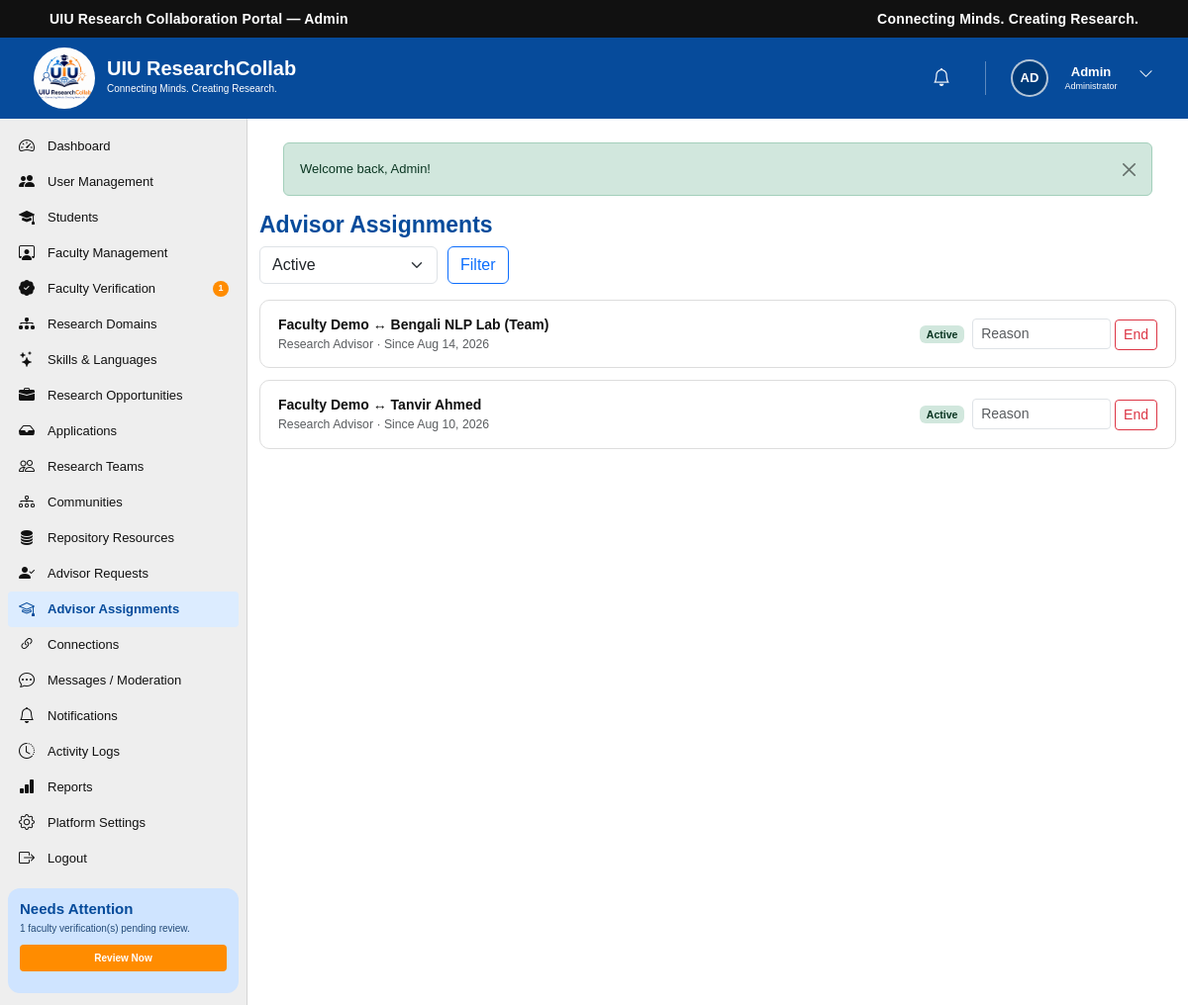
The page /admin/advisor-assignments.php (signed in) on the database its author committed.
### tables this page shows
CREATE TABLE `users` (
  `id` int(10) UNSIGNED NOT NULL,
  `name` varchar(100) NOT NULL,
  `email` varchar(150) NOT NULL,
  `password` varchar(255) NOT NULL,
  `role` enum('student','faculty','admin') NOT NULL DEFAULT 'student',
  `status` enum('active','inactive','suspended') NOT NULL DEFAULT 'active',
  `email_verified_at` datetime DEFAULT NULL,
  `last_login_at` datetime DEFAULT NULL,
  `created_at` timestamp NOT NULL DEFAULT current_timestamp(),
  `updated_at` timestamp NOT NULL DEFAULT current_timestamp() ON UPDATE current_timestamp()
);

CREATE TABLE IF NOT EXISTS `advisor_assignments` (
  `id` int(10) UNSIGNED NOT NULL AUTO_INCREMENT,
  `advisor_request_id` int(10) UNSIGNED DEFAULT NULL,
  `faculty_user_id` int(10) UNSIGNED NOT NULL,
  `student_user_id` int(10) UNSIGNED DEFAULT NULL,
  `team_id` int(10) UNSIGNED DEFAULT NULL,
  `project_id` int(10) UNSIGNED DEFAULT NULL,
  `opportunity_id` int(10) UNSIGNED DEFAULT NULL,
  `assignment_type` enum('research_advisor','paper_advisor','project_mentor','fydp_supervisor','research_mentor','technical_mentor') NOT NULL,
  `status` enum('active','completed','cancelled') NOT NULL DEFAULT 'active',
  `assigned_at` timestamp NOT NULL DEFAULT current_timestamp(),
  `ended_at` datetime DEFAULT NULL,
  `notes` text DEFAULT NULL,
  `created_at` timestamp NOT NULL DEFAULT current_timestamp(),
  `updated_at` timestamp NOT NULL DEFAULT current_timestamp() ON UPDATE current_timestamp(),
  PRIMARY KEY (`id`),
  KEY `idx_advisor_assignment_faculty_status` (`faculty_user_id`,`status`),
  KEY `idx_advisor_assignment_student` (`student_user_id`),
  KEY `idx_advisor_assignment_team` (`team_id`),
  KEY `idx_advisor_assignment_request` (`advisor_request_id`)
);

CREATE TABLE `research_teams` (
  `id` int(10) UNSIGNED NOT NULL,
  `name` varchar(200) NOT NULL,
  `description` text DEFAULT NULL,
  `created_by` int(10) UNSIGNED NOT NULL,
  `opportunity_id` int(10) UNSIGNED DEFAULT NULL,
  `research_domain_id` int(10) UNSIGNED DEFAULT NULL,
  `team_size_limit` int(10) UNSIGNED DEFAULT 6,
  `status` enum('Forming','Active','Completed','Archived') DEFAULT 'Forming',
  `created_at` timestamp NOT NULL DEFAULT current_timestamp(),
  `updated_at` timestamp NOT NULL DEFAULT current_timestamp() ON UPDATE current_timestamp()
);

### includes/functions.php (called while the page is built, shortened)
<?php
function e(?string $value): string
{
    return htmlspecialchars((string)$value, ENT_QUOTES, 'UTF-8');
}
function base_url(): string
{
    static $base = null;
    if ($base === null) {
        $root    = str_replace('\\', '/', rtrim(dirname(__DIR__), '/\\'));
        $docRoot = str_replace('\\', '/', rtrim($_SERVER['DOCUMENT_ROOT'] ?? '', '/\\'));
        $base    = ($docRoot !== '' && strpos($root, $docRoot) === 0) ? substr($root, strlen($docRoot)) : '';
    }
    return $base;
}
function url(string $path): string
{
    return base_url() . $path;
}
function format_date(?string $date, string $fmt = 'M j, Y'): string
{
    $ts = strtotime($date);
    return $ts ? date($fmt, $ts) : '—';
}
function initials(string $name): string
{
    $parts = array_filter(preg_split('/\s+/', trim($name)));
    $parts = array_values($parts);
    $first = mb_substr($parts[0], 0, 1);
    $last  = count($parts) > 1 ? mb_substr(end($parts), 0, 1) : '';
    return mb_strtoupper($first . $last);
}

### includes/auth.php (called while the page is built, shortened)
<?php
function current_user_id(): ?int
{
    return isset($_SESSION['user_id']) ? (int)$_SESSION['user_id'] : null;
}
function is_logged_in(): bool
{
    return isset($_SESSION['user_id']);
}
function current_user(): ?array
{
    static $cache = null;
    if ($cache === null) {
        $stmt = db()->prepare('SELECT * FROM users WHERE id = ? LIMIT 1');
        $stmt->execute([current_user_id()]);
        $cache = $stmt->fetch() ?: null;
    }
    return $cache;
}

### config/database.php (called while the page is built, shortened)
<?php
function db(): PDO
{
    static $pdo = null;
    if ($pdo === null) {
        $dsn = 'mysql:host=' . DB_HOST . ';dbname=' . DB_NAME . ';charset=' . DB_CHARSET;
        try {
            $pdo = new PDO($dsn, DB_USER, DB_PASS, [
                PDO::ATTR_ERRMODE            => PDO::ERRMODE_EXCEPTION,
                PDO::ATTR_DEFAULT_FETCH_MODE => PDO::FETCH_ASSOC,
                PDO::ATTR_EMULATE_PREPARES   => false,
            ]);
        } catch (PDOException $e) {
            error_log('Database connection failed: ' . $e->getMessage());
            http_response_code(500);
            die('Service temporarily unavailable. Please try again later.');
        }
    }
    return $pdo;
}

### includes/admin_guard.php (called while the page is built, shortened)
<?php
$currentUser = current_user();

### admin/advisor-assignments.php (the view, shortened to what this page needs)
<?php
require_once __DIR__ . '/../includes/admin_guard.php';
$pdo     = db();
$statusFilter = (string)($_GET['status'] ?? 'active');
$where = ['1=1']; $params = [];
if (in_array($statusFilter, ['active', 'completed', 'cancelled'], true)) { $where[] = 'aa.status = ?'; $params[] = $statusFilter; }
$stmt = $pdo->prepare(
    "SELECT aa.*, f.name AS faculty_name, s.name AS student_name, rt.name AS team_name
     FROM advisor_assignments aa
     JOIN users f ON f.id = aa.faculty_user_id
     LEFT JOIN users s ON s.id = aa.student_user_id
     LEFT JOIN research_teams rt ON rt.id = aa.team_id
     WHERE " . implode(' AND ', $where) . " ORDER BY aa.assigned_at DESC LIMIT 60"
);
$stmt->execute($params);
$assignments = $stmt->fetchAll();
?>
<!DOCTYPE html>
<html lang="en">
<head>
    <link href="https://cdn.jsdelivr.net/npm/bootstrap@5.3.3/dist/css/bootstrap.min.css" rel="stylesheet">
    <link rel="stylesheet" href="https://cdn.jsdelivr.net/npm/bootstrap-icons@1.11.3/font/bootstrap-icons.min.css">
    <link rel="stylesheet" href="../CSS/dashboard.css">
</head>
<body>
<?php require __DIR__ . '/../includes/admin_header.php'; ?>
<?php require __DIR__ . '/../includes/admin_sidebar.php'; ?>
    <main class="dashboard-main">
        <h2 style="color:var(--uiu-blue);font-size:23px;font-weight:700;">Advisor Assignments</h2>
        <form method="get" class="filter-bar">
            <select name="status" class="form-select" style="max-width:180px;"><option value="active" <?= $statusFilter==='active'?'selected':'' ?>>Active</option></select>
            <button type="submit" class="btn btn-outline-primary">Filter</button>
        </form>
        <?php foreach ($assignments as $a): ?>
            <div class="app-panel d-flex justify-content-between align-items-center flex-wrap gap-2">
                <div>
                    <div class="fw-semibold"><?= e($a['faculty_name']) ?> ↔ <?= $a['team_name'] ? e($a['team_name']) . ' (Team)' : e($a['student_name']) ?></div>
                    <div class="text-muted small"><?= e(ucwords(str_replace('_', ' ', $a['assignment_type']))) ?> &middot; Since <?= format_date($a['assigned_at']) ?></div>
                </div>
                <div class="d-flex align-items-center gap-2">
                    <span class="badge bg-<?= $a['status']==='active'?'success':'secondary' ?>-subtle text-<?= $a['status']==='active'?'success':'secondary' ?>-emphasis"><?= e(ucfirst($a['status'])) ?></span>
                    <?php if ($a['status'] === 'active'): ?>
                    <form method="post" onsubmit="return confirm('End this advisor assignment?');">
                        <input type="text" name="reason" class="form-control form-control-sm d-inline-block" style="width:140px;" placeholder="Reason">
                        <button class="btn btn-sm btn-outline-danger">End</button>
                    </form>
                    <?php endif; ?>
                </div>
            </div>
        <?php endforeach; ?>
    </main>
<?php require __DIR__ . '/../includes/footer.php'; ?>
</body>
</html>

### includes/admin_header.php (shortened to what this page needs)
<div class="top-bar">
    <div class="container-fluid">
        <div class="row align-items-center">
            <div class="col-6">
                <div class="portal-title">UIU Research Collaboration Portal — Admin</div>
            </div>
            <div class="col-6 text-end">
                <div class="portal-tagline">Connecting Minds. Creating Research.</div>
            </div>
        </div>
    </div>
</div>
<header class="dashboard-header">
    <div class="dashboard-header-left">
        <a href="<?= e(url('/admin/dashboard.php')) ?>" class="dashboard-logo-link">
            <img src="<?= e(url('/IMAGES/logo.jpg')) ?>" alt="UIU ResearchCollab Logo" class="dashboard-logo">
        </a>
        <div class="dashboard-brand">
            <h1>UIU ResearchCollab</h1>
            <p>Connecting Minds. Creating Research.</p>
        </div>
    </div>
    <div class="dashboard-header-right">
        <div class="header-icon notification-icon">
            <a href="<?= e(url('/admin/notifications.php')) ?>" aria-label="Notifications">
                <i class="bi bi-bell"></i>
            </a>
        </div>
        <div class="dropdown dashboard-user-dropdown">
            <button class="dashboard-user btn p-0 border-0 bg-transparent" type="button" data-bs-toggle="dropdown" aria-expanded="false" aria-label="User menu">
                <span class="user-avatar avatar-initials"><?= e(initials($currentUser['name'])) ?></span>
                <div class="user-information">
                    <h3 class="user-first-name"><?= e(explode(' ', trim($currentUser['name']))[0] ?? $currentUser['name']) ?></h3>
                    <p>Administrator</p>
                </div>
                <span class="user-dropdown-button"><i class="bi bi-chevron-down"></i></span>
            </button>
        </div>
    </div>
</header>
<div class="dashboard-wrapper">

### CSS/dashboard.css (style rules this page uses)
:root { --uiu-blue: #064b9b; --uiu-dark-blue: #003b7a; --uiu-light-blue: #e5f0ff; --uiu-orange: #ff8c00; --uiu-green: #13a538; --uiu-purple: #7b3fc6; --uiu-teal: #00a99d; --text-dark: #111111; --text-medium: #444444; --text-light: #666666; --background: #f5f5f5; --card-background: #ffffff; --border-color: #dddddd; }
* { margin: 0; padding: 0; box-sizing: border-box; }
html { scroll-behavior: smooth; }
body { font-family: Arial, Helvetica, sans-serif; background-color: var(--background); color: var(--text-dark); font-size: 14px; overflow-x: hidden; }
a { text-decoration: none; }
button, input { font-family: inherit; }
img { max-width: 100%; display: block; }
.top-bar { width: 100%; min-height: 38px; background-color: #111111; color: #ffffff; display: flex; align-items: center; }
.top-bar .container-fluid { padding-left: 50px; padding-right: 50px; }
.portal-title { font-size: 14px; font-weight: 700; letter-spacing: 0.2px; line-height: 1.2; }
.portal-tagline { font-size: 14px; font-weight: 600; letter-spacing: 0.2px; line-height: 1.2; }
.dashboard-header { width: 100%; height: 82px; background-color: var(--uiu-blue); display: flex; align-items: center; justify-content: space-between; padding: 30px 30px; color: #ffffff; }
.dashboard-header-left { display: flex; align-items: center; height: 100%; flex-shrink: 0; }
.dashboard-logo-link { display: flex; align-items: center; justify-content: center; width: 70px; height: 70px; }
.dashboard-logo { width: 62px; height: 62px; object-fit: contain; border-radius: 50%; }
.dashboard-brand { margin-left: 8px; line-height: 1; }
.dashboard-brand h1 { margin: 0; color: #ffffff; font-size: 20px; font-weight: 700; line-height: 20px; }
.dashboard-brand p { margin: 1px 0 0; color: #ffffff; font-size: 10px; line-height: 20px; }
.dashboard-header-right { height: 100%; display: flex; align-items: center; justify-content: flex-end; gap: 15px; }
.header-icon { width: 38px; height: 42px; display: flex; align-items: center; justify-content: center; position: relative; }
.dashboard-user { height: 100%; display: flex; align-items: center; gap: 8px; }
.user-avatar { width: 38px; height: 38px; border-radius: 50%; object-fit: cover; border: 2px solid rgba(255, 255, 255, 0.7); }
.user-information { min-width: 70px; }
.user-information h3 { margin: 0; color: #ffffff; font-size: 13px; font-weight: 700; line-height: 16px; }
.user-information p { margin: 0; color: #ffffff; font-size: 9px; line-height: 12px; }
.user-dropdown-button { width: 25px; height: 30px; border: none; background: transparent; color: #ffffff; font-size: 15px; cursor: pointer; }
.dashboard-wrapper { width: 100%; min-height: calc(100vh - 102px); display: flex; align-items: stretch; }
.dashboard-main { flex: 1; min-width: 0; background-color: #ffffff; padding: 10px 12px 20px; }
.avatar-initials { display: flex; align-items: center; justify-content: center; background-color: var(--uiu-dark-blue); color: #ffffff; font-size: 13px; font-weight: 700; }
.header-icon a { width: 35px; height: 35px; border: none; background: transparent; color: #ffffff; font-size: 18px; cursor: pointer; display: flex; align-items: center; justify-content: center; position: relative; }
.dashboard-user-dropdown { height: 100%; display: flex; align-items: center; }

### admin/advisor-assignments.php (style rules this page uses)
.app-panel { background:#fff;border:1px solid var(--border-color);border-radius:10px;padding:14px 18px;margin-bottom:12px }
.filter-bar { display:flex;flex-wrap:wrap;gap:10px;margin-bottom:16px }

### rows shown on the page
users: name "AD", name "Admin"
advisor_assignments: users.name "Faculty Demo", research_teams.name "Bengali NLP Lab", assignment_type "Research Advisor", assigned_at "Aug 14, 2026", status "Active"
advisor_assignments: users.name "Faculty Demo", users.name "Tanvir Ahmed", assignment_type "Research Advisor", assigned_at "Aug 10, 2026", status "Active"

### other values the page prints
$label "Dashboard"
$label "User Management"
$label "Students"
$label "Faculty Management"
$label "Faculty Verification"
$pendingVerificationCount "1"
$label "Research Domains"
$label "Skills & Languages"
$label "Research Opportunities"
$label "Applications"
$label "Research Teams"
$label "Communities"
$label "Repository Resources"
$label "Advisor Requests"
$label "Advisor Assignments"
